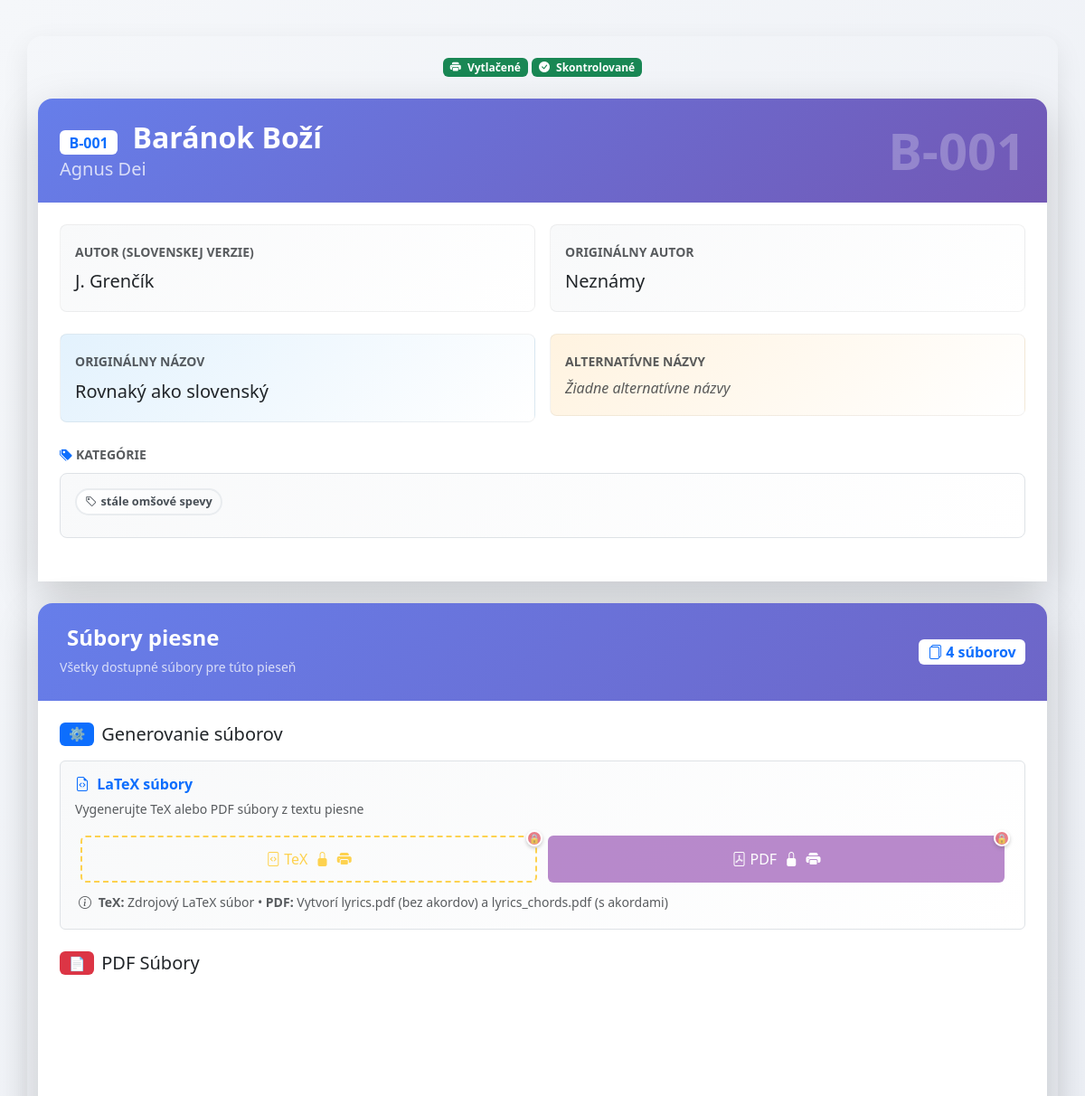
The app's page /song/269/view (upper part), older data.
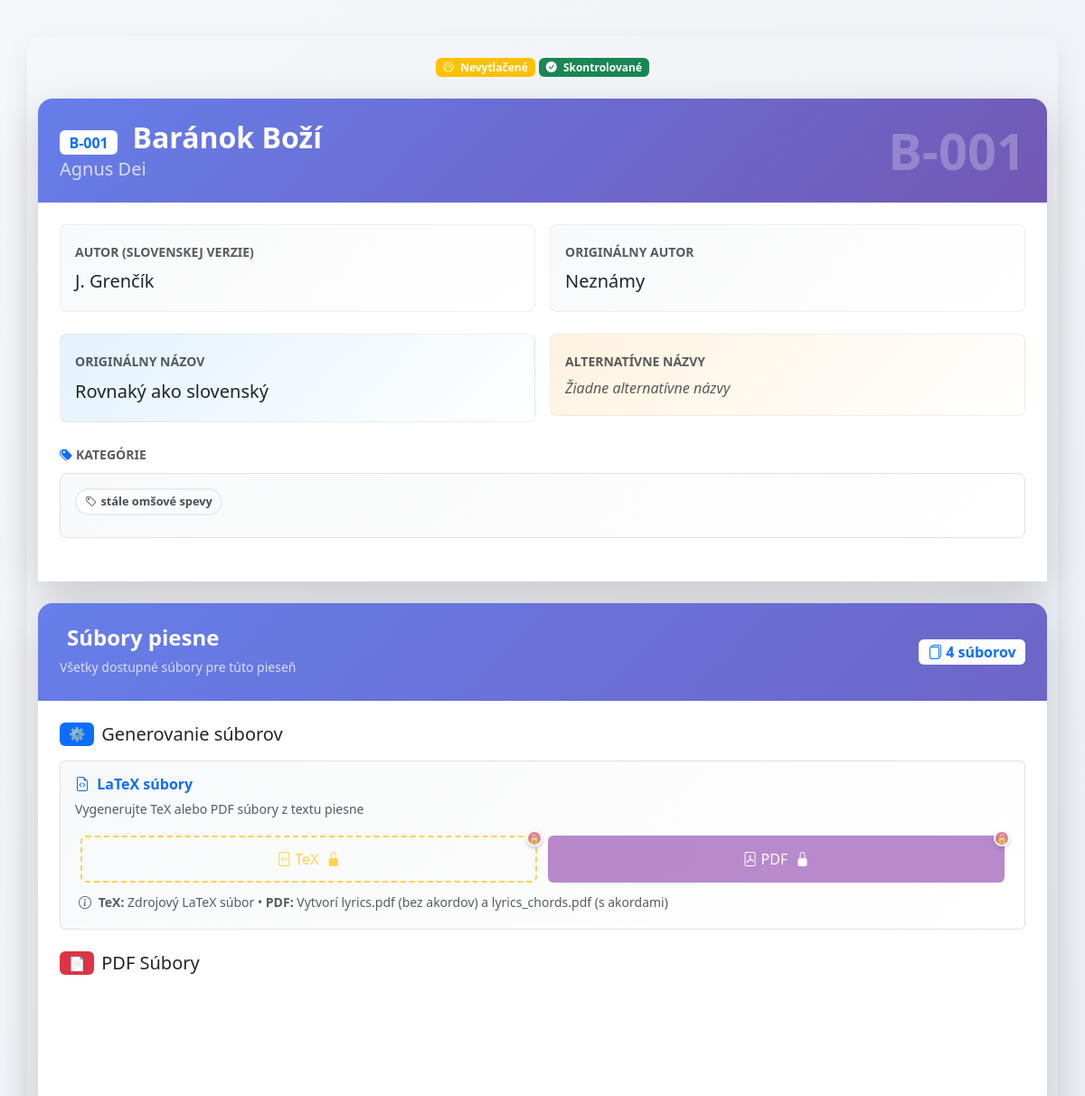
The same page, newer data.
### app.py (the view)
@app.route('/song/<int:song_id>/view')
def song_view(song_id):
    song = Song.query.get_or_404(song_id)
    try:
        data = json.loads(song.song_parts or '[]')
    except (json.JSONDecodeError, TypeError):
        data = []
    mp3s = json.loads(song.mp3_paths or '[]')
    midis = json.loads(song.midi_paths or '[]')
    sheet_pdfs = json.loads(song.sheet_pdf_paths or '[]')
    sheet_mscz = json.loads(song.sheet_mscz_paths or '[]')
    return render_template('song_view.html', song=song, data=data, mp3s=mp3s, midis=midis, sheet_pdfs=sheet_pdfs, sheet_mscz=sheet_mscz)

### app.py (called while the page is built)
@app.after_request
def add_security_headers(response):
    response.headers['Content-Security-Policy'] = (
        "default-src 'self'; "
        "script-src 'self' 'unsafe-inline' https://cdn.jsdelivr.net https://cdnjs.cloudflare.com; "
        "style-src 'self' 'unsafe-inline' https://cdn.jsdelivr.net https://cdnjs.cloudflare.com https://fonts.googleapis.com; "
        "font-src 'self' https://fonts.gstatic.com https://cdn.jsdelivr.net https://cdnjs.cloudflare.com; "
        "img-src 'self' data: https:; "
        "connect-src 'self'; "
        "frame-ancestors 'none';"
    )
    response.headers['X-Content-Type-Options'] = 'nosniff'
    response.headers['X-XSS-Protection'] = '1; mode=block'
    response.headers['X-Frame-Options'] = 'DENY'
    return response

def get_file_url(path, expires_in=3600):
    return storage().get_url(path, expires_in)

@app.template_filter('presigned_url')
def presigned_url_filter(key, expires_in=3600):
    try:
        return Markup(get_file_url(key, expires_in))
    except Exception as e:
        print(f"Error generating URL for {key}: {e}")
        return ""

### templates/song_view.html (shortened to what the changed rows need)
{% extends "layout.html" %}
{% block content %}
{% set part_types = ["verse", "chorus", "bridge", "intro", "interlude", "coda", "outro", "prechorus", "comment"] %}
{% set options = [
      "stále omšové spevy",
      "úvod",
      "medzispevy (žalmy; aleluja)",
      "obetovanie",
      "prijímanie",
      "poďakovanie po prijímaní",
      "záver",
      "adorácia",
      "advent",
      "vianoce",
      "pôst",
      "veľká noc",
      "cez rok",
      "k Duchu Svätému",
      "mariánske",
      "k svätcom",
      "detské",
      "iné",
      "liturgia hodín",
      "sobášne",
      "Taizé",
      "krížová cesta",
      "nevhodné"
    ] %}
<div class="song-view-header mb-4">
  <div class="d-flex align-items-center justify-content-between mb-3 flex-wrap">
    <div class="d-flex gap-1 flex-wrap justify-content-center order-1 order-md-2 w-100 w-md-auto mb-2 mb-md-0">
      {% if song.printed %}
      <span class="badge bg-success px-2 py-1 fs-7 fs-md-6">
        <i class="bi bi-printer-fill me-1"></i>
        <span class="d-none d-sm-inline">Vytlačené</span>
      </span>
      {% else %}
      <span class="badge bg-warning px-2 py-1 fs-7 fs-md-6">
        <i class="bi bi-printer me-1"></i>
        <span class="d-none d-sm-inline">Nevytlačené</span>
      </span>
      {% endif %}
    </div>
  </div>
</div>
<div class="song-info-section card border-0 shadow-lg rounded-4 mb-4"
     style="background: linear-gradient(135deg, #667eea 0%, #764ba2 100%);">
  <div class="card-header border-0 text-white p-4" style="background: transparent;">
    <div class="d-flex align-items-center justify-content-between">
      <div>
        <h2 class="mb-1 fw-bold">
          <span class="badge bg-white text-primary me-2 fs-6">{{ song.song_id }}</span>
          {{ song.title }}
        </h2>
      </div>
    </div>
  </div>
</div>
{% set file_count = (sheet_pdfs|length) + (mp3s|length) + (midis|length) + (sheet_mscz|length) + (1 if song.pdf_lyrics_path else 0) + (1 if song.pdf_chords_path else 0) %}
<div class="file-management-section card border-0 shadow-lg rounded-4 overflow-hidden mb-4"
     style="background: linear-gradient(135deg, #667eea 0%, #764ba2 100%);">
  <div class="card-body bg-white p-4">
    <div class="generation-section mb-4">
      <div class="generation-actions card p-3 border"
           style="background: linear-gradient(135deg, #f8f9fa 0%, #ffffff 100%);">
        <div class="row generation-buttons w-100" role="group">
          <div class="col-6">
            <form method="POST" action="{{ url_for('generate_tex', song_id=song.id) }}" class="d-inline w-100" onsubmit="return checkTexPermission(event)">
              <button type="submit" class="btn btn-outline-warning w-100 {{ 'restricted-action' if song.admin_checked or song.printed else '' }}"
                      title="{{ 'Pieseň je chránená - skontrolovaná adminom' if song.admin_checked else ('Pieseň je vytlačená - nemožno meniť' if song.printed else 'Generovať LaTeX súbory') }}">
                <i class="bi bi-file-code me-1"></i>TeX
                {% if song.admin_checked %}<i class="bi bi-lock-fill ms-1"></i>{% endif %}
                {% if song.printed %}<i class="bi bi-printer-fill ms-1"></i>{% endif %}
              </button>
            </form>
          </div>
          <div class="col-6">
            <form method="GET" action="{{ url_for('generate_pdfs', song_id=song.id) }}" class="d-inline w-100" onsubmit="return checkPdfPermission(event)">
              <button type="submit" class="btn btn-primary w-100 {{ 'restricted-action' if not song.tex_path or song.admin_checked or song.printed else '' }}"
                      style="background-color: #9b59b6; border-color: #9b59b6;"
                      title="{{ 'Najprv vygenerujte TeX súbory' if not song.tex_path else ('Pieseň je chránená - skontrolovaná adminom' if song.admin_checked else ('Pieseň je vytlačená - nemožno meniť' if song.printed else 'Generovať PDF súbory')) }}">
                <i class="bi bi-file-pdf me-1"></i>PDF
                {% if song.admin_checked %}<i class="bi bi-lock-fill ms-1"></i>{% endif %}
                {% if song.printed %}<i class="bi bi-printer-fill ms-1"></i>{% endif %}
              </button>
            </form>
          </div>
        </div>
      </div>
    </div>
  </div>
</div>
{% endblock %}

Row changes from the older to the newer data that the page shows:
changed Song "stále omšové spevy": printed 1 → 0 (drawn)
Text that changed along with them:
text no longer shown: "Vytlačené"
text now shown: "Nevytlačené"
